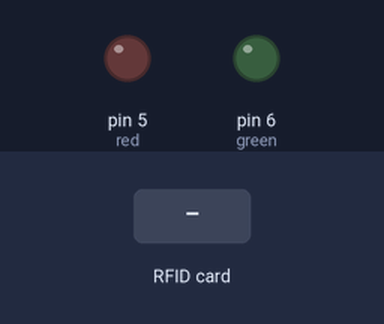
Simulated run of this sketch. Board: Arduino Uno, built with avr-gcc and run on an emulated ATmega328P. Shown: output pins drawn as LEDs (lit = HIGH). The inputs (shaded band) are chosen by the test bench. Pins used as bus, display or sensor lines are not drawn; what the sketch prints to the serial monitor is not drawn.

Above: at 1.2 s.
1.3 s: RFID card 90 3F F9 55 held to the reader
At 2.5 s:
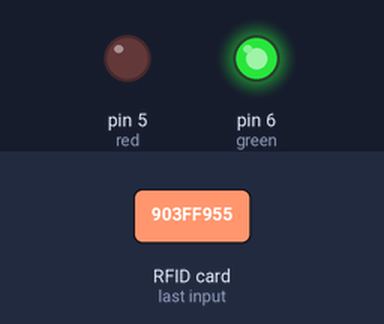
2.8 s: RFID card 5E 7A 19 C4 held to the reader
At 6.1 s:
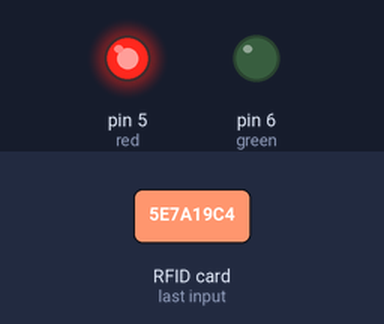
Timing chart, 0 to 9.8 s (numbered marks = the images above; inputs shaded):
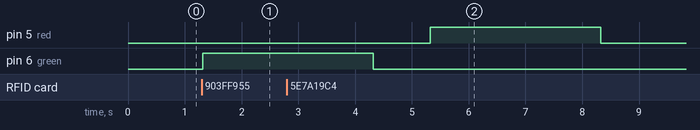

The sketch:

arduino_project_RFID_access_contol_with_leds.ino
```cpp
#include<SPI.h>
#include<MFRC522.h>

#define ss 10
#define rst 9

MFRC522 mfrc522(ss, rst);

int red = 5;
int green = 6;


void setup(){

  Serial.begin(9600);
  SPI.begin();
  mfrc522.PCD_Init();

  pinMode(green, OUTPUT);
  pinMode(red, OUTPUT);
  delay(4);
  Serial.println(F("RC522 Ready! Scan an RFID card or key fob..."));

}

void loop(){

  if(!mfrc522.PICC_IsNewCardPresent()){
    return;
  }

  if(!mfrc522.PICC_ReadCardSerial()){
    return;
  }

  Serial.print(F("Card Type: "));
  MFRC522::PICC_Type piccType = mfrc522.PICC_GetType(mfrc522.uid.sak);
  Serial.println(mfrc522.PICC_GetTypeName(piccType));

  Serial.print(F("Card UID: "));
  for (byte i = 0; i < mfrc522.uid.size; i++) {
    if (mfrc522.uid.uidByte[i] < 0x10) {
      Serial.print(F(" 0"));
    } else {
      Serial.print(F(" "));
    }
    Serial.print(mfrc522.uid.uidByte[i], HEX);
  }
  Serial.println();

  String content = "";
  for (byte i = 0; i < mfrc522.uid.size; i++) {
    content.concat(String(mfrc522.uid.uidByte[i] < 0x10 ? " 0" : " "));
    content.concat(String(mfrc522.uid.uidByte[i], HEX));
  }
  content.toUpperCase();

  if(content.substring(1) == "90 3F F9 55") {
    Serial.print("Access Granted!");
    Serial.print("Welcome!");

    digitalWrite(green, HIGH);
    delay(3000);
    digitalWrite(green, LOW);
  } else {
    Serial.print("Access Denied!");
    Serial.print("Unknown Card");

    digitalWrite(red, HIGH);
    delay(3000);
    digitalWrite(red, LOW);
  }

  Serial.println("Scan Your Card");

  mfrc522.PICC_HaltA();
  mfrc522.PCD_StopCrypto1();

  delay(1000);
}
```

Measured:
- after the input at 1.3 s, pin 6 (green): LOW → HIGH at once
- after the input at 2.8 s, pin 5 (red): LOW → HIGH after 2.5 s, → LOW 3.0 s later
